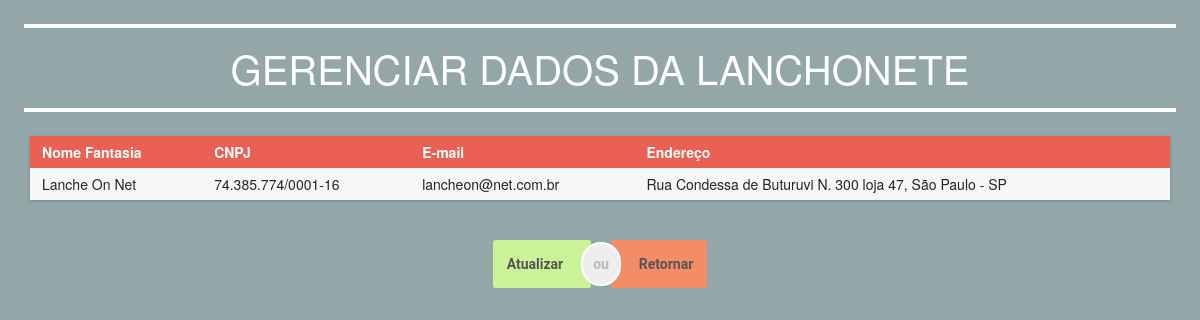
/Front/dados-lanchonete.php (signed in), run on the app's committed database.
### tables this page shows
CREATE TABLE `lanchonete` (
  `id_lanchonete` int(11) NOT NULL,
  `nm_lanchonete` varchar(50) NOT NULL,
  `cd_cnpj_lanchonete` varchar(20) NOT NULL,
  `nm_email_lanchonete` varchar(50) DEFAULT NULL,
  `nm_endereco_lanchonete` longtext NOT NULL
);

### Front/php/admin/requisicao-lanchonte.php (called while the page is built, shortened)
<?php
	include('./php/connection.php');
	try {
		$stmt = $conn->prepare('SELECT * FROM lanchonete where id_lanchonete=:id' );
		$stmt->bindValue(':id', 2);
        $stmt->execute();
        $lanchonete = $stmt->fetchAll()[0];
	} catch (Exception $e) {
		throw new MyDatabaseException($Exception->getMessage(), $Exception->getCode());
	}
 ?>

### Front/dados-lanchonete.php (the view, shortened to what this page needs)
<?php
include('header-adm.php');
include('./php/admin/requisicao-lanchonte.php');  ?>
<section style="margin: 2%;">
	<hr style="border:white 2px solid;">
		<h1 style="text-align: center; color: white;"> GERENCIAR DADOS DA LANCHONETE </h1>
	<hr style="border:white 2px solid;">
</section>
<section>
	<div class="container">
		<div class="row">
			<div class="table">
			    <div class="row header">
			      <div class="cell">
			        Nome Fantasia
			      </div>
			      <div class="cell">
			        CNPJ
			      </div>
			      <div class="cell">
			        E-mail
			      </div>
			      <div class="cell">
			        Endereço
			      </div>
			    </div>
  					<div class="row">
				      <div class="cell" data-title="fantasia">
				        <?php echo $lanchonete['nm_lanchonete']; ?>
				      </div>
				      <div class="cell" data-title="cnpj">
				        <?php echo $lanchonete['cd_cnpj_lanchonete']; ?>
				      </div>
				      <div class="cell" data-title="email">
				        <?php echo $lanchonete['nm_email_lanchonete']; ?>
				      </div>
				      <div class="cell" data-title="endereco">
				        <?php echo $lanchonete['nm_endereco_lanchonete']; ?>
				      </div>
				    </div>
			 </div>
			<div style="margin: 0 auto;">
					<button class="yes-button blur-hover btn-acao atualizar" data-item="lanchonete">Atualizar</button>
					<button class="or-button rectangalize-hover btn-acao">ou</button>
					<button class="no-button blur-hover btn-acao retornar"> Retornar</button>
			</div>
		</div>
	</div>
</section>

### Front/style.css (style rules this page uses)
body, html { height: 100%; margin: 0; }
* { box-sizing: border-box; }
body { font-family: "Helvetica Neue", Helvetica, Arial; font-size: 14px; line-height: 20px; font-weight: 400; color: #3b3b3b; -webkit-font-smoothing: antialiased; font-smoothing: antialiased; background: #2b2b2b; }
.table { margin: 0 0 40px 0; width: 100%; box-shadow: 0 1px 3px rgba(0, 0, 0, 0.2); display: table; }
.table .row { display: table-row; background: #f6f6f6; }
.table .row:nth-of-type(odd) { background: #e9e9e9; }
.row.header { font-weight: 900; color: #ffffff; background: #ea6153!important; }
.cell { padding: 6px 12px; display: table-cell; }
.btn-acao { padding: 1em; border-radius: .2em; outline: none; background-color: #EEE; border: none; color: #555; font-weight: 700; font-family: 'Roboto', sans-serif; cursor: pointer; transition: .2s; box-shadow: 0em 0em 3em rgba(0,0,0,0); }
.yes-button { background-color: rgb(202, 242, 150); text-align: left; padding-right: 2em; z-index: 1; position: relative; }
.or-button { background: #eee; text-align: center; padding: 10px; border-radius: 33px; border: .2em solid #fff; margin: -1em; cursor: default; font-weight: 800; color: rgba(0,0,0,0.2); z-index: 2; position: relative; }
.no-button { background-color: rgb(243, 141, 104); text-align: right; padding-left: 2em; z-index: 1; position: relative; }

### Front/dados-lanchonete.php (style rules this page uses)
body { background-color: #93a6a8; }

### data on the page
lanchonete: nm_lanchonete "Lanche On Net", cd_cnpj_lanchonete "74.385.774/0001-16", nm_email_lanchonete "lancheon@net.com.br", nm_endereco_lanchonete "Rua Condessa de Buturuvi N. 300 loja 47, São Paulo - SP"
